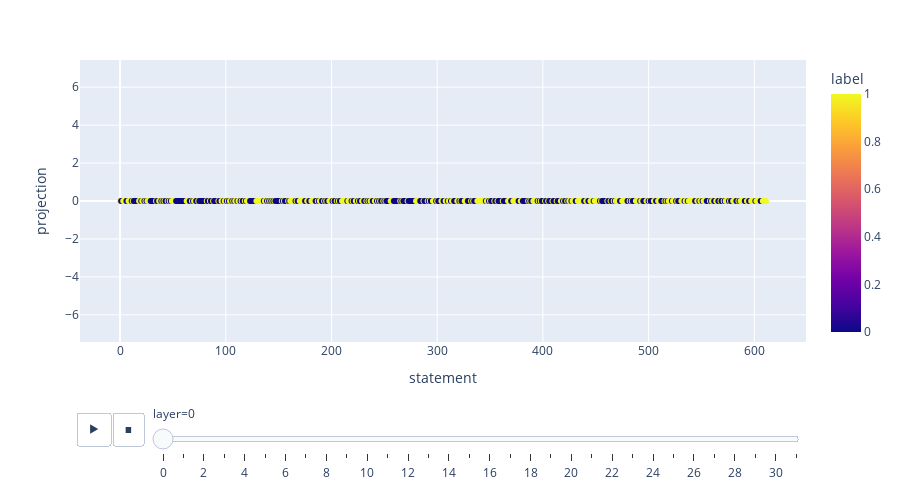

The code cell stored with this chart in its notebook:
### Code cell
fig = px.scatter(
    df_proj,
    x="statement",
    y="projection",
    animation_frame="layer",
    color="label",
    height=500,
)
ylims = df_proj.projection.abs().max()
fig.update_layout(
    yaxis=dict(range=[-ylims, ylims]),
)

### Figure 1 — Plotly figure (JSON) as saved in the notebook; plotly's stock layout.template omitted (floating-point values rounded to 4 significant figures; data arrays with more than 128 entries replaced by an {"elided": "..."} marker saying what was removed)
{"data": [{"hovertemplate": "layer=0<br>statement=%{x}<br>projection=%{y}<br>label=%{marker.color}<extra></extra>", "legendgroup": "", "marker": {"color": {"elided": "612 int values"}, "coloraxis": "coloraxis", "symbol": "circle"}, "mode": "markers", "name": "", "orientation": "v", "showlegend": false, "type": "scatter", "x": {"elided": "612 int values"}, "xaxis": "x", "y": {"elided": "612 int values"}, "yaxis": "y"}], "layout": {"coloraxis": {"colorbar": {"title": {"text": "label"}}, "colorscale": [[0, "#0d0887"], [0.1111, "#46039f"], [0.2222, "#7201a8"], [0.3333, "#9c179e"], [0.4444, "#bd3786"], [0.5556, "#d8576b"], [0.6667, "#ed7953"], [0.7778, "#fb9f3a"], [0.8889, "#fdca26"], [1, "#f0f921"]]}, "height": 500, "legend": {"tracegroupgap": 0}, "margin": {"t": 60}, "sliders": [{"active": 0, "currentvalue": {"prefix": "layer="}, "len": 0.9, "pad": {"b": 10, "t": 60}, "steps": [{"args": [["0"], {"frame": {"duration": 0, "redraw": false}, "fromcurrent": true, "mode": "immediate", "transition": {"duration": 0, "easing": "linear"}}], "label": "0", "method": "animate"}, {"args": [["1"], {"frame": {"duration": 0, "redraw": false}, "fromcurrent": true, "mode": "immediate", "transition": {"duration": 0, "easing": "linear"}}], "label": "1", "method": "animate"}, {"args": [["2"], {"frame": {"duration": 0, "redraw": false}, "fromcurrent": true, "mode": "immediate", "transition": {"duration": 0, "easing": "linear"}}], "label": "2", "method": "animate"}, {"args": [["3"], {"frame": {"duration": 0, "redraw": false}, "fromcurrent": true, "mode": "immediate", "transition": {"duration": 0, "easing": "linear"}}], "label": "3", "method": "animate"}, {"args": [["4"], {"frame": {"duration": 0, "redraw": false}, "fromcurrent": true, "mode": "immediate", "transition": {"duration": 0, "easing": "linear"}}], "label": "4", "method": "animate"}, {"args": [["5"], {"frame": {"duration": 0, "redraw": false}, "fromcurrent": true, "mode": "immediate", "transition": {"duration": 0, "easing": "linear"}}], "label": "5", "method": "animate"}, {"args": [["6"], {"frame": {"duration": 0, "redraw": false}, "fromcurrent": true, "mode": "immediate", "transition": {"duration": 0, "easing": "linear"}}], "label": "6", "method": "animate"}, {"args": [["7"], {"frame": {"duration": 0, "redraw": false}, "fromcurrent": true, "mode": "immediate", "transition": {"duration": 0, "easing": "linear"}}], "label": "7", "method": "animate"}, {"args": [["8"], {"frame": {"duration": 0, "redraw": false}, "fromcurrent": true, "mode": "immediate", "transition": {"duration": 0, "easing": "linear"}}], "label": "8", "method": "animate"}, {"args": [["9"], {"frame": {"duration": 0, "redraw": false}, "fromcurrent": true, "mode": "immediate", "transition": {"duration": 0, "easing": "linear"}}], "label": "9", "method": "animate"}, {"args": [["10"], {"frame": {"duration": 0, "redraw": false}, "fromcurrent": true, "mode": "immediate", "transition": {"duration": 0, "easing": "linear"}}], "label": "10", "method": "animate"}, {"args": [["11"], {"frame": {"duration": 0, "redraw": false}, "fromcurrent": true, "mode": "immediate", "transition": {"duration": 0, "easing": "linear"}}], "label": "11", "method": "animate"}, {"args": [["12"], {"frame": {"duration": 0, "redraw": false}, "fromcurrent": true, "mode": "immediate", "transition": {"duration": 0, "easing": "linear"}}], "label": "12", "method": "animate"}, {"args": [["13"], {"frame": {"duration": 0, "redraw": false}, "fromcurrent": true, "mode": "immediate", "transition": {"duration": 0, "easing": "linear"}}], "label": "13", "method": "animate"}, {"args": [["14"], {"frame": {"duration": 0, "redraw": false}, "fromcurrent": true, "mode": "immediate", "transition": {"duration": 0, "easing": "linear"}}], "label": "14", "method": "animate"}, {"args": [["15"], {"frame": {"duration": 0, "redraw": false}, "fromcurrent": true, "mode": "immediate", "transition": {"duration": 0, "easing": "linear"}}], "label": "15", "method": "animate"}, {"args": [["16"], {"frame": {"duration": 0, "redraw": false}, "fromcurrent": true, "mode": "immediate", "transition": {"duration": 0, "easing": "linear"}}], "label": "16", "method": "animate"}, {"args": [["17"], {"frame": {"duration": 0, "redraw": false}, "fromcurrent": true, "mode": "immediate", "transition": {"duration": 0, "easing": "linear"}}], "label": "17", "method": "animate"}, {"args": [["18"], {"frame": {"duration": 0, "redraw": false}, "fromcurrent": true, "mode": "immediate", "transition": {"duration": 0, "easing": "linear"}}], "label": "18", "method": "animate"}, {"args": [["19"], {"frame": {"duration": 0, "redraw": false}, "fromcurrent": true, "mode": "immediate", "transition": {"duration": 0, "easing": "linear"}}], "label": "19", "method": "animate"}, {"args": [["20"], {"frame": {"duration": 0, "redraw": false}, "fromcurrent": true, "mode": "immediate", "transition": {"duration": 0, "easing": "linear"}}], "label": "20", "method": "animate"}, {"args": [["21"], {"frame": {"duration": 0, "redraw": false}, "fromcurrent": true, "mode": "immediate", "transition": {"duration": 0, "easing": "linear"}}], "label": "21", "method": "animate"}, {"args": [["22"], {"frame": {"duration": 0, "redraw": false}, "fromcurrent": true, "mode": "immediate", "transition": {"duration": 0, "easing": "linear"}}], "label": "22", "method": "animate"}, {"args": [["23"], {"frame": {"duration": 0, "redraw": false}, "fromcurrent": true, "mode": "immediate", "transition": {"duration": 0, "easing": "linear"}}], "label": "23", "method": "animate"}, {"args": [["24"], {"frame": {"duration": 0, "redraw": false}, "fromcurrent": true, "mode": "immediate", "transition": {"duration": 0, "easing": "linear"}}], "label": "24", "method": "animate"}, {"args": [["25"], {"frame": {"duration": 0, "redraw": false}, "fromcurrent": true, "mode": "immediate", "transition": {"duration": 0, "easing": "linear"}}], "label": "25", "method": "animate"}, {"args": [["26"], {"frame": {"duration": 0, "redraw": false}, "fromcurrent": true, "mode": "immediate", "transition": {"duration": 0, "easing": "linear"}}], "label": "26", "method": "animate"}, {"args": [["27"], {"frame": {"duration": 0, "redraw": false}, "fromcurrent": true, "mode": "immediate", "transition": {"duration": 0, "easing": "linear"}}], "label": "27", "method": "animate"}, {"args": [["28"], {"frame": {"duration": 0, "redraw": false}, "fromcurrent": true, "mode": "immediate", "transition": {"duration": 0, "easing": "linear"}}], "label": "28", "method": "animate"}, {"args": [["29"], {"frame": {"duration": 0, "redraw": false}, "fromcurrent": true, "mode": "immediate", "transition": {"duration": 0, "easing": "linear"}}], "label": "29", "method": "animate"}, {"args": [["30"], {"frame": {"duration": 0, "redraw": false}, "fromcurrent": true, "mode": "immediate", "transition": {"duration": 0, "easing": "linear"}}], "label": "30", "method": "animate"}, {"args": [["31"], {"frame": {"duration": 0, "redraw": false}, "fromcurrent": true, "mode": "immediate", "transition": {"duration": 0, "easing": "linear"}}], "label": "31", "method": "animate"}], "x": 0.1, "xanchor": "left", "y": 0, "yanchor": "top"}], "updatemenus": [{"buttons": [{"args": [null, {"frame": {"duration": 500, "redraw": false}, "fromcurrent": true, "mode": "immediate", "transition": {"duration": 500, "easing": "linear"}}], "label": "&#9654;", "method": "animate"}, {"args": [[null], {"frame": {"duration": 0, "redraw": false}, "fromcurrent": true, "mode": "immediate", "transition": {"duration": 0, "easing": "linear"}}], "label": "&#9724;", "method": "animate"}], "direction": "left", "pad": {"r": 10, "t": 70}, "showactive": false, "type": "buttons", "x": 0.1, "xanchor": "right", "y": 0, "yanchor": "top"}], "xaxis": {"anchor": "y", "domain": [0, 1], "title": {"text": "statement"}}, "yaxis": {"anchor": "x", "domain": [0, 1], "range": [-7.432, 7.432], "title": {"text": "projection"}}}}
